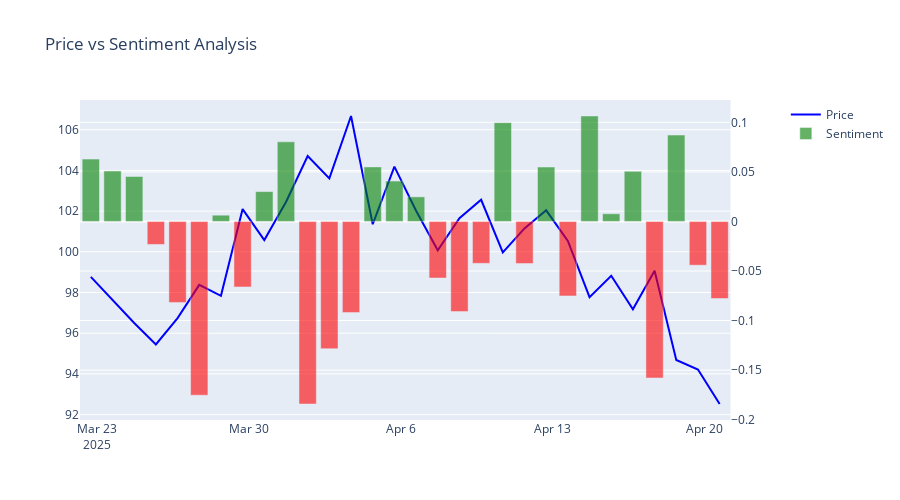

Notebook source saved alongside this figure:
### Code cell
def plot_sentiment_analysis(data):
    fig = make_subplots(specs=[[{"secondary_y": True}]])
    
    # Price line
    fig.add_trace(
        go.Scatter(
            x=data['Date'],
            y=data['Close'],
            name='Price',
            line=dict(color='blue')
        ),
        secondary_y=False
    )
    
    # Sentiment bars
    fig.add_trace(
        go.Bar(
            x=data['Date'],
            y=data['Sentiment'],
            name='Sentiment',
            marker_color=['green' if x > 0 else 'red' for x in data['Sentiment']],
            opacity=0.6
        ),
        secondary_y=True
    )
    
    fig.update_layout(
        title='Price vs Sentiment Analysis',
        height=500
    )
    
    fig.show()

plot_sentiment_analysis(df)
